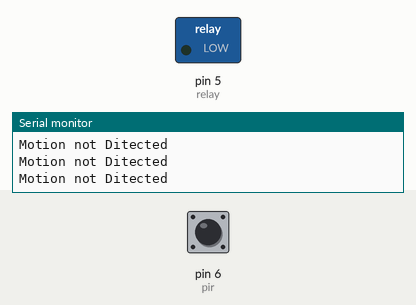
The sketch below on a simulated Arduino Uno, built with avr-gcc and run on an emulated ATmega328P. Parts: switched loads named in the sketch (green lamp = pin HIGH), the last lines printed to the serial monitor. Dashed ring = blinking. The test bench sets the inputs (shaded band); at power-on: pin 6 (pir) LOW.

Above: at 1.2 s.
1.3 s: pin 6 (pir) driven HIGH
At 1.8 s:
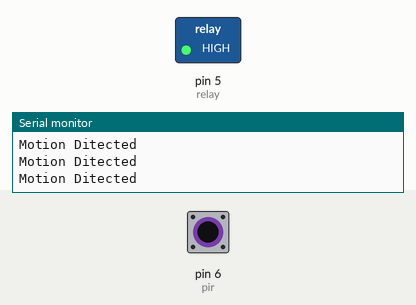
2.8 s: pin 6 (pir) driven LOW
At 3.2 s:
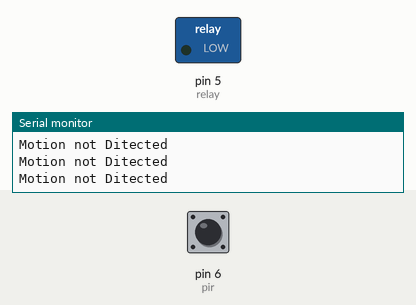
5.8 s: pin 6 (pir) pulsed HIGH 2 times (0.12 s each, 0.3 s apart)
At 5.88 s:
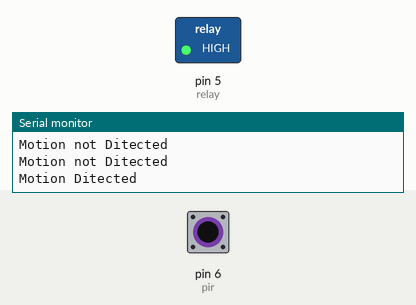
9.4 s: pin 6 (pir) pulsed HIGH 5 times (0.12 s each, 0.3 s apart)
At 12.1 s:
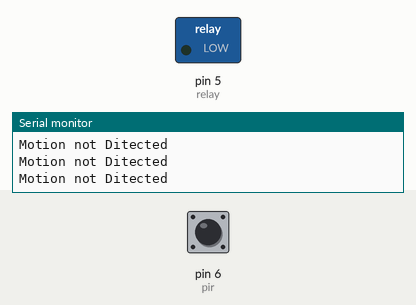
Timing chart, 0 to 13.6 s (numbered marks = the images above; inputs shaded):
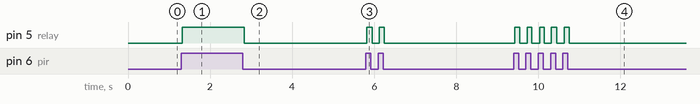

The sketch:

smart_motion_light.ino
```cpp
int relay = 5;
int pir = 6;

void setup()
{
  Serial.begin(9600);
  pinMode(5, OUTPUT);
  pinMode(6, INPUT);
}

void loop()
{

  if(digitalRead(pir)==HIGH)
  {
  	Serial.println("Motion Ditected");
    digitalWrite(relay, HIGH);
  }
  else
  {
  	Serial.println("Motion not Ditected");
    digitalWrite(relay, LOW);
  }

}
```

Measured:
- after the input at 1.3 s, pin 5 (relay): LOW → HIGH at once
- after the input at 2.8 s, pin 5 (relay): HIGH → LOW at once
- after the input at 5.8 s, pin 5 (relay): alternates HIGH for 0.13 s and LOW for 0.17 s, 4 changes in all, then stays LOW, starting at once
- after the input at 9.4 s, pin 5 (relay): alternates HIGH for 0.11 s and LOW for 0.19 s, 10 changes in all, then stays LOW, starting at once
